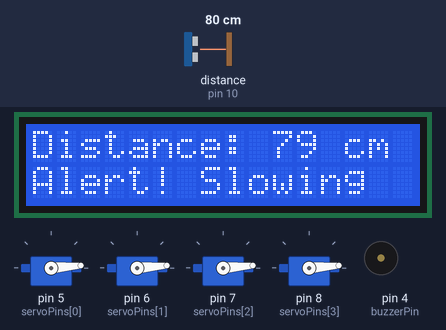
This sketch was run on a simulated Arduino Uno, built with avr-gcc and run on an emulated ATmega328P. On the bench: 16×2 character LCD, 4 × servo, buzzer (waves = sounding). Wiring (from diagram.json): ultrasonic range finder: trigger pin 9; echo pin 10. The inputs (shaded band) are chosen by the test bench; at power-on: distance to the obstacle (sensor on pin 10) 80 cm. The echo pulse lasts 58.3 µs per cm.

Above: at 3.2 s.
3.3 s: distance to the obstacle (sensor on pin 10) set to 250 cm
At 4.7 s:
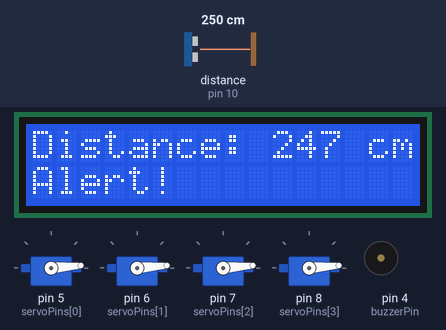
5.1 s: distance to the obstacle (sensor on pin 10) set to 299 cm
At 6.1 s:
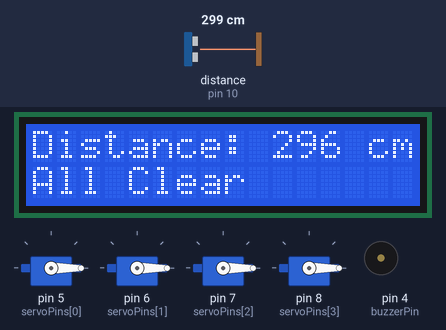
6.9 s: distance to the obstacle (sensor on pin 10) set to 2 cm
At 13.71 s:
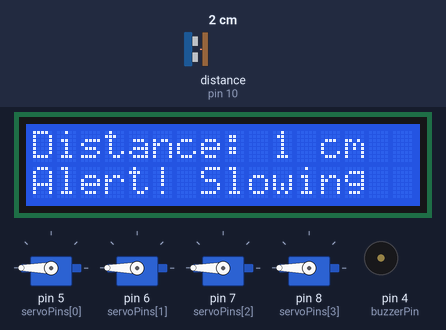
Timing chart, 0 to 19.7 s (numbered marks = the images above; inputs shaded):
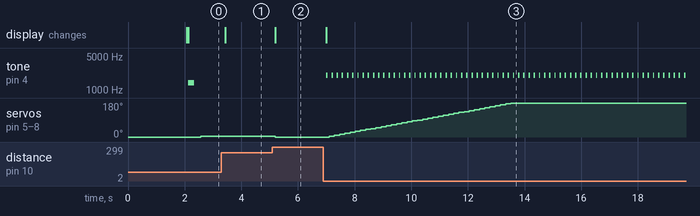

Measured:
- after the input at 3.3 s, tone on pin 4 (buzzerPin): stops changing and stays silent; servo on pin 5 (servoPins[0]), servo on pin 6 (servoPins[1]), servo on pin 7 (servoPins[2]), servo on pin 8 (servoPins[3]): stays 5° (without the input it goes to 10° after 0.57 s); the display: changes after 0.14 s (image 1)
- after the input at 5.1 s, servo on pin 5 (servoPins[0]), servo on pin 6 (servoPins[1]), servo on pin 7 (servoPins[2]), servo on pin 8 (servoPins[3]): 5° → 0° after 0.10 s; the display: changes after 0.10 s (image 2)
- after the input at 6.9 s, tone on pin 4 (buzzerPin): alternates 2000 Hz for 0.05 s and silent for 0.13 s, starting after 0.11 s; servo on pin 5 (servoPins[0]), servo on pin 6 (servoPins[1]), servo on pin 7 (servoPins[2]), servo on pin 8 (servoPins[3]): moves from 0° to 180° over 6.4 s, starting after 0.21 s; the display: changes after 0.11 s (image 3)

The sketch:

Arduino_Alert_System_and_Obstruction_Detection_Code.ino
```cpp
#include <Wire.h>
#include <LiquidCrystal_I2C.h>
#include <Servo.h>

const int trigPin = 9;
const int echoPin = 10;
const int buzzerPin = 4;
const int safeDistance = 200;


Servo servo1, servo2, servo3, servo4;
const int servoPins[] = {5, 6, 7, 8};
int servoAngles[] = {0, 0, 0, 0};

LiquidCrystal_I2C lcd(0x27, 16, 2);

void setup() {
  pinMode(trigPin, OUTPUT);
  pinMode(echoPin, INPUT);
  pinMode(buzzerPin, OUTPUT);

  lcd.init();
  lcd.backlight();
  lcd.setCursor(0, 0);
  lcd.print("Initializing...");
  delay(2000);
  lcd.clear();


  servo1.attach(servoPins[0]);
  servo2.attach(servoPins[1]);
  servo3.attach(servoPins[2]);
  servo4.attach(servoPins[3]);


  for (int i = 0; i < 4; i++) {
    servoAngles[i] = 0;
    writeServoAngle(i, servoAngles[i]);
  }

  Serial.begin(9600);
}

void loop() {
  digitalWrite(trigPin, LOW);
  delayMicroseconds(2);
  digitalWrite(trigPin, HIGH);
  delayMicroseconds(10);
  digitalWrite(trigPin, LOW);

  long duration = pulseIn(echoPin, HIGH);

  int distance = duration * 0.034 / 2;

  lcd.setCursor(0, 0);
  lcd.print("Distance: ");
  lcd.print(distance);
  lcd.print(" cm   ");


  if (distance > 0 && distance < safeDistance) {
    int beepDelay = map(distance, 1, safeDistance, 50, 500);
    int speed = map(distance, 1, safeDistance, 50, 2000);
    lcd.setCursor(0, 1);
    lcd.print("Alert! Slowing  ");

    tone(buzzerPin, map(distance, 1, safeDistance, 2000, 500));
    delay(beepDelay);
    noTone(buzzerPin);
    delay(beepDelay);

    for (int i = 0; i < 4; i++) {
      servoAngles[i] += 5;
      if (servoAngles[i] > 180) servoAngles[i] = 180;
      writeServoAngle(i, servoAngles[i]);
    }
    delay(speed);

  }
  else if (distance > 0 && distance < (safeDistance+50)){
    lcd.setCursor(0, 1);
    lcd.print("Alert!          ");
  }
  else if (distance >= safeDistance || distance <= 0) {
    lcd.setCursor(0, 1);
    lcd.print("All Clear       ");
    noTone(buzzerPin);

    for (int i = 0; i < 4; i++) {
      servoAngles[i] = 0;
      writeServoAngle(i, servoAngles[i]);
    }
    delay(100);
  }
}


void writeServoAngle(int servoIndex, int angle) {
  switch (servoIndex) {
    case 0:
      servo1.write(angle);
      break;
    case 1:
      servo2.write(angle);
      break;
    case 2:
      servo3.write(angle);
      break;
    case 3:
      servo4.write(angle);
      break;
  }
}
```
